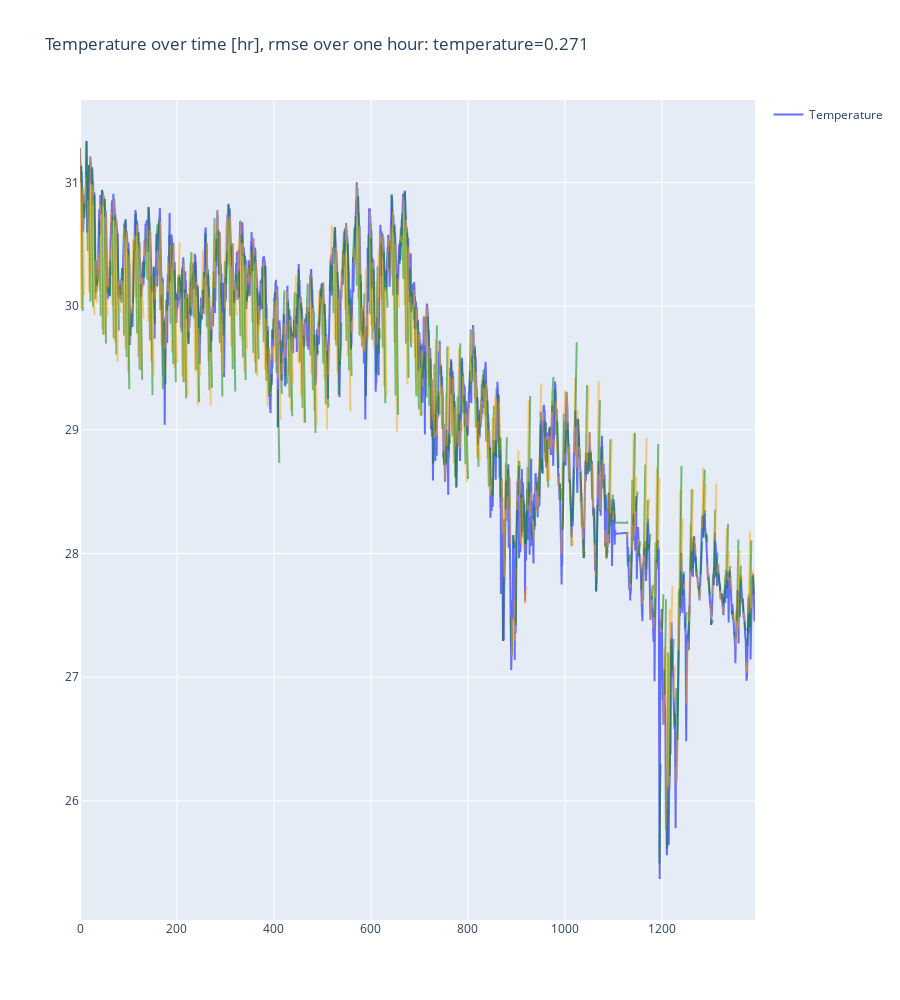

Source (notebook cell):
### Code cell
## Testing loop ##
## Testing loop ##

# Create figure of all predictions
model.dropout = nn.Dropout(0.0)
test_data = dataModule.valid_dataset.data

time = test_data[:,0]*(12*31*24) + test_data[:,1]*(31*24) + test_data[:,2]*(24) + test_data[:,3]
time -= time[0]

def denormalize(output):

    output = copy.copy(output)

    # output[:,0] *= normalization_data['humidity'][1]
    # output[:,0] += normalization_data['humidity'][0]
    
    # output[:,1] *= normalization_data['temperature'][1]
    # output[:,1] += normalization_data['temperature'][0]

    output[:,0] *= normalization_data['temperature'][1]
    output[:,0] += normalization_data['temperature'][0]

    return output

rmse_future = np.zeros(n_predic)

fig = make_subplots(rows=n_predic, cols=1)

test_data_denorm = denormalize(test_data[:, i_start_out:i_end_out])
# fig.add_trace(go.Scatter(x=time, y=test_data_denorm[:,0], name='Humidity'), row=1, col=1)
# fig.add_trace(go.Scatter(x=time, y=test_data_denorm[:,1], name='Temperature'), row=2, col=1)
fig.add_trace(go.Scatter(x=time, y=test_data_denorm[:,0], name='Temperature'), row=1, col=1)


for i in tqdm(range(0, len(test_data)-future_window-(past_window-1))):

    input = copy.copy(test_data[i:i+past_window].flatten())
    outputs = np.zeros((future_window, n_predic))
    for j in range(future_window):

        with torch.no_grad():
            outputs[j] = model(torch.tensor(input).unsqueeze(0).type(torch.float))[0]
            # print(torch.tensor(input).type(torch.float))

            if i+past_window+j<len(test_data):
                input[:-n_features] = input[n_features:]
                input[-n_features:] = copy.copy(test_data[i+j+past_window])
                input[-n_features+i_start_out:-n_features+i_end_out] = outputs[j]

    rmse_future += np.mean(np.sqrt((denormalize(outputs) - test_data_denorm[i+past_window:i+past_window+future_window])**2), axis=0)

    if i%future_window==0:
        outputs = np.concatenate((test_data[i:i+past_window,i_start_out:i_end_out], outputs))
        outputs_denorm = denormalize(outputs)
        color = ['orange', 'green'][int((i/future_window)%2)]
        # fig.add_trace(go.Scatter(x=time[i:i+past_window+future_window], y=outputs_denorm[:, 0], opacity=0.5, marker_color=color, showlegend=False), row=1, col=1)
        # fig.add_trace(go.Scatter(x=time[i:i+past_window+future_window], y=outputs_denorm[:, 1], opacity=0.5, marker_color=color, showlegend=False), row=2, col=1)
        fig.add_trace(go.Scatter(x=time[i:i+past_window+future_window], y=outputs_denorm[:, 0], opacity=0.5, marker_color=color, showlegend=False), row=1, col=1)


rmse_future /= len(test_data)-future_window


# fig.update_layout(title=f'Temperature and humidity over time [hr], rmse over one hour: humidity={rmse_future[0]:.3f} and temperature={rmse_future[1]:.3f}',
#                   height=1000)
fig.update_layout(title=f'Temperature over time [hr], rmse over one hour: temperature={rmse_future[0]:.3f}',
                    height=1000)

fig.show()
